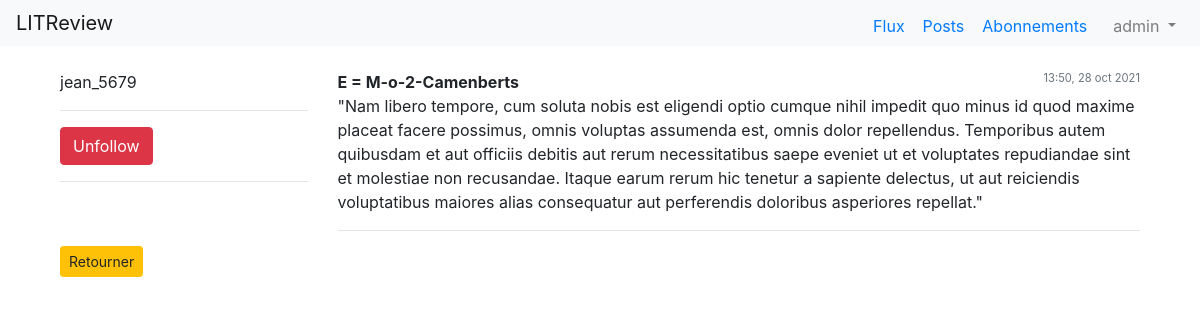
The page /profiles/3/ (signed in) on the database as committed earlier.
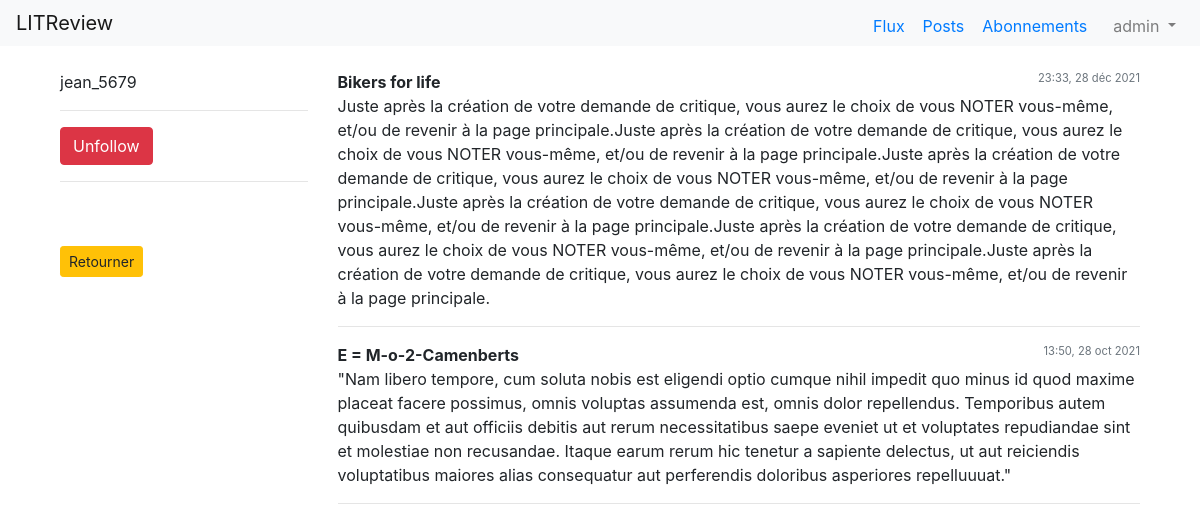
The same page on the database as committed later.
### tickets/models.py (models this page shows, shortened)
class Ticket(models.Model):
    title = models.CharField(max_length=128)
    description = models.TextField(max_length=2048, blank=True)
    author = models.ForeignKey(Profile, on_delete=models.CASCADE)
    image = models.ImageField(null=True, blank=True)
    updated = models.DateTimeField(auto_now=True)
    created = models.DateTimeField(auto_now_add=True)
    class Meta:
        ordering = ['-created', 'title']

### profiles/views.py (the view)
# urls.py: path('<pk>/', ProfileDetailView.as_view(), name='profile-detail-view'),
class ProfileDetailView(LoginRequiredMixin, DetailView):
    model = Profile
    template_name = 'profiles/detail.html'
    login_url = 'login'
    def get_object(self, **kwargs):
        pk = self.kwargs.get('pk')
        view_profile = Profile.objects.get(pk=pk)
        return view_profile
    def get_context_data(self, **kwargs):
        context = super().get_context_data(**kwargs)
        view_profile = self.get_object()
        my_profile = Profile.objects.get(user=self.request.user)
        if view_profile.user in my_profile.following.all():
            follow = True
        else:
            follow = False
        context["follow"] = follow
        return context

### profiles/models.py (called while the page is built)
    def profiles_tickets(self):
        return self.ticket_set.all()

    def __str__(self):
        return str(self.user.username)

### profiles/templates/profiles/detail.html (shortened to what this page needs)
{% extends 'base.html' %}
{% block content %}
<div class="container">
    <div class="row">
        <div class="col-3">
            {{object}}
            <hr>
            {% if follow %}
                <form action="{% url 'profiles:follow-unfollow-view' %}" method="POST">
                    <button type="submit" class="btn btn-danger"> Unfollow</button>
                </form>
            {% else %}
                <button id="follow-btn" class="btn btn-success">Follow</button>
            {% endif %}
            <hr>
            <br><br>
            <a type="btn" onClick="javascript:history.go(-1);" class="btn btn-warning btn-sm">Retourner</a><br>
        </div>
        <div class="col-9">
            {% for ticket in object.profiles_tickets %}
                <b>{{ticket.title}}</b>
                <span class="text-muted float-right" style="font-size:0.7rem;">{{ ticket.created|date:"H:i" }}, {{ ticket.created|date:"d b Y" }}</span>
                <br>
                {{ticket.description}}
                <br>
                <hr>
            {% endfor %}
        </div>
    </div>
</div>
{% endblock content %}

Rows that differ between the two databases and show on the page:
added Ticket: title "Bikers for life", created "23:33", created "28 déc 2021", description "Juste après la création de votre demande de critique, vous aurez le choix de vous NOTER vous-même, et/ou de revenir à la page principale.Juste après la création de votre demande de critique, vous aurez le choix de vous NOTER vous-même, et/ou de revenir à la page principale.Juste après la création de votre demande de critique, vous aurez le choix de vous NOTER vous-même, et/ou de revenir à la page principale.Juste après la création de votre demande de critique, vous aurez le choix de vous NOTER vous-même, et/ou de revenir à la page principale.Juste après la création de votre demande de critique, vous aurez le choix de vous NOTER vous-même, et/ou de revenir à la page principale.Juste après la…"
changed Ticket "E = M-o-2-Camenberts": description "…aut perferendis doloribus asperiores repellat.\"" → "…aut perferendis doloribus asperiores repelluuuat.\""
